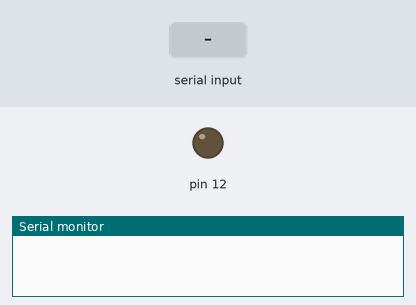
This sketch was run on a simulated Arduino Uno, built with avr-gcc and run on an emulated ATmega328P. Parts: output pins drawn as LEDs (lit = HIGH), the last lines printed to the serial monitor. The inputs (shaded band) are chosen by the test bench.

Above: at 1.2 s.
1.3 s: "1" received over Serial
At 2.4 s:
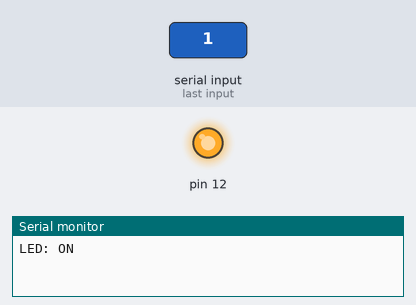
2.8 s: "0" received over Serial
At 3.5 s:
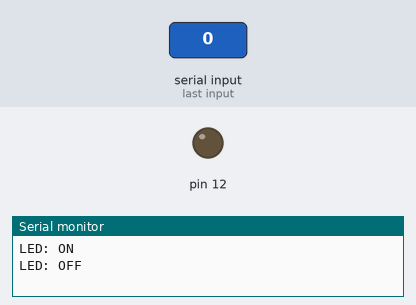
Timing chart, 0 to 5.8 s (numbered marks = the images above; inputs shaded):
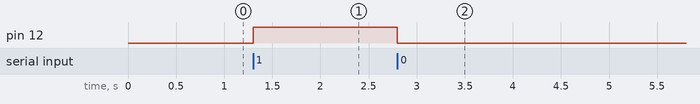

Measured:
- after the input at 1.3 s, pin 12: LOW → HIGH at once
- after the input at 2.8 s, pin 12: HIGH → LOW at once

The sketch:

blue.ino
```cpp
int state = 0;

void setup() {
pinMode(12,OUTPUT);
digitalWrite(12,LOW);
Serial.begin(9600);

}

void loop() {
if(Serial.available() > 0){
 state = Serial.read();
}

if (state== '0') {
  digitalWrite(12,LOW);
  Serial.println("LED: OFF");
  state = 0;
}
else if (state == '1'){
  digitalWrite(12,HIGH);
  Serial.println("LED: ON");
  state = 0;
}
}
```
